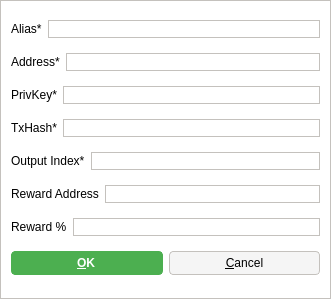
<?xml version="1.0" encoding="UTF-8"?>
<ui version="4.0">
 <class>AddEditAdrenalineNode</class>
 <widget class="QDialog" name="AddEditAdrenalineNode">
  <property name="geometry">
   <rect>
    <x>0</x>
    <y>0</y>
    <width>331</width>
    <height>299</height>
   </rect>
  </property>
  <property name="windowTitle">
   <string>Add/Edit Madcoin Node</string>
  </property>
  <property name="styleSheet">
   <string notr="true">background-color: rgb(255, 255, 255);
border: 1px solid #c4c1bd;</string>
  </property>
  <property name="modal">
   <bool>true</bool>
  </property>
  <layout class="QVBoxLayout" name="verticalLayout">
   <item>
    <layout class="QHBoxLayout" name="horizontalLayout_4">
     <property name="bottomMargin">
      <number>0</number>
     </property>
     <item>
      <widget class="QLabel" name="label_4">
       <property name="styleSheet">
        <string notr="true">border: 0;</string>
       </property>
       <property name="text">
        <string>Alias*</string>
       </property>
      </widget>
     </item>
     <item>
      <widget class="QLineEdit" name="aliasLineEdit"/>
     </item>
    </layout>
   </item>
   <item>
    <layout class="QHBoxLayout" name="horizontalLayout_5">
     <property name="bottomMargin">
      <number>0</number>
     </property>
     <item>
      <widget class="QLabel" name="label_6">
       <property name="styleSheet">
        <string notr="true">border: 0;</string>
       </property>
       <property name="text">
        <string>Address*</string>
       </property>
      </widget>
     </item>
     <item>
      <widget class="QLineEdit" name="addressLineEdit"/>
     </item>
    </layout>
   </item>
   <item>
    <layout class="QHBoxLayout" name="horizontalLayout_3">
     <property name="bottomMargin">
      <number>0</number>
     </property>
     <item>
      <widget class="QLabel" name="label_5">
       <property name="styleSheet">
        <string notr="true">border: 0;</string>
       </property>
       <property name="text">
        <string>PrivKey*</string>
       </property>
      </widget>
     </item>
     <item>
      <widget class="QLineEdit" name="privkeyLineEdit"/>
     </item>
    </layout>
   </item>
   <item>
    <layout class="QHBoxLayout" name="horizontalLayout_2">
     <property name="bottomMargin">
      <number>0</number>
     </property>
     <item>
      <widget class="QLabel" name="label_2">
       <property name="styleSheet">
        <string notr="true">border: 0;</string>
       </property>
       <property name="text">
        <string>TxHash*</string>
       </property>
      </widget>
     </item>
     <item>
      <widget class="QLineEdit" name="txhashLineEdit"/>
     </item>
    </layout>
   </item>
   <item>
    <layout class="QHBoxLayout" name="horizontalLayout_8">
     <property name="bottomMargin">
      <number>0</number>
     </property>
     <item>
      <widget class="QLabel" name="label_8">
       <property name="styleSheet">
        <string notr="true">border: 0;</string>
       </property>
       <property name="text">
        <string>Output Index*</string>
       </property>
      </widget>
     </item>
     <item>
      <widget class="QLineEdit" name="outputindexLineEdit"/>
     </item>
    </layout>
   </item>
   <item>
    <layout class="QHBoxLayout" name="horizontalLayout_6">
     <property name="bottomMargin">
      <number>0</number>
     </property>
     <item>
      <widget class="QLabel" name="label_3">
       <property name="styleSheet">
        <string notr="true">border: 0;</string>
       </property>
       <property name="text">
        <string>Reward Address</string>
       </property>
      </widget>
     </item>
     <item>
      <widget class="QLineEdit" name="rewardaddressLineEdit"/>
     </item>
    </layout>
   </item>
   <item>
    <layout class="QHBoxLayout" name="horizontalLayout_7">
     <property name="bottomMargin">
      <number>0</number>
     </property>
     <item>
      <widget class="QLabel" name="label_7">
       <property name="styleSheet">
        <string notr="true">border: 0;</string>
       </property>
       <property name="text">
        <string>Reward %</string>
       </property>
      </widget>
     </item>
     <item>
      <widget class="QLineEdit" name="rewardpercentageLineEdit"/>
     </item>
    </layout>
   </item>
   <item>
    <layout class="QHBoxLayout" name="horizontalLayout_Buttons">
     <item>
      <widget class="QPushButton" name="okButton">
       <property name="styleSheet">
        <string notr="true">background-color: rgb(76, 175, 80);
color: rgb(255, 255, 255);
border-radius: 4px;
border-color:  rgb(76, 175, 80);
font-weight: 600;
padding: 4px;
padding-left: 10px;
padding-right: 12px;
icon-size: 0;</string>
       </property>
       <property name="text">
        <string>&amp;OK</string>
       </property>
      </widget>
     </item>
     <item>
      <widget class="QPushButton" name="cancelButton">
       <property name="styleSheet">
        <string notr="true">background-color: rgb(245, 245, 245);
border-radius: 4px;
border: 1px solid #c4c1bd;
font-weight: 400;
padding: 4px;
padding-left: 10px;
padding-right: 10px;</string>
       </property>
       <property name="text">
        <string>&amp;Cancel</string>
       </property>
       <property name="autoDefault">
        <bool>false</bool>
       </property>
      </widget>
     </item>
    </layout>
   </item>
  </layout>
 </widget>
 <resources/>
 <connections/>
</ui>
